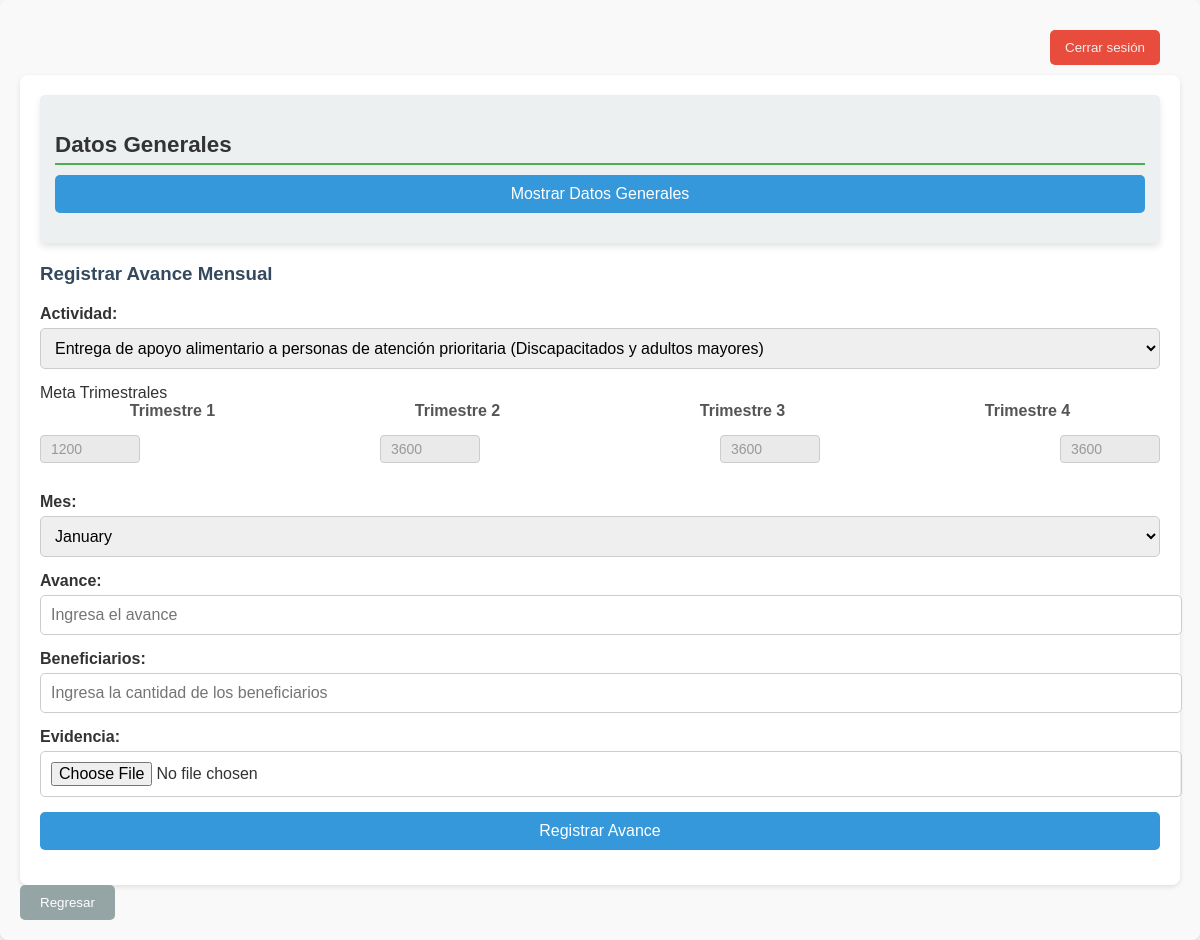
The page /formularios/programa_presupuestario/registrarInfo.php?claveProgramaP=S001&clave_area=DIF (signed in) on the database its author committed.
### tables this page shows
CREATE TABLE `listaactividades` (
  `nombre_area` varchar(255) NOT NULL,
  `claveProgramaP` varchar(255) NOT NULL,
  `nombreProgramaP` varchar(255) NOT NULL,
  `nombreActividad` varchar(255) NOT NULL,
  `id_actividades` int(11) NOT NULL,
  `EjePMD` varchar(255) DEFAULT NULL,
  `ObjetivoPMD` varchar(255) DEFAULT NULL,
  `Indicador` varchar(255) DEFAULT NULL,
  `frecuenciaMedición` varchar(255) DEFAULT NULL,
  `unidadMedida` varchar(255) DEFAULT NULL,
  `metaAnual` int(255) DEFAULT NULL,
  `metaTrim1` int(255) DEFAULT NULL,
  `metaTrim2` int(255) DEFAULT NULL,
  `metaTrim3` int(255) DEFAULT NULL,
  `metaTrim4` int(255) DEFAULT NULL,
  `MediosVerifi` varchar(255) DEFAULT NULL
);

### formularios/programa_presupuestario/registrarInfo.php (the view, shortened to what this page needs)
<?php
include '../../database/conexion.php';
$queryUsuario = "SELECT clave_area FROM usuarios WHERE usr = ?";
$stmtUsuario = $conn->prepare($queryUsuario);
$stmtUsuario->bind_param("s", $_SESSION['usuario']);
$stmtUsuario->execute();
$stmtUsuario->bind_result($clave_area);
$claveProgramaP = isset($_GET['claveProgramaP']) ? $_GET['claveProgramaP'] : null;
$clave_area = isset($_GET['clave_area']) ? $_GET['clave_area'] : $clave_area;
$mesActual = date('n');
$queryActividades = "SELECT id_actividades, nombreActividad FROM listaactividades WHERE claveProgramaP = ? AND nombre_area = ?";
$stmtActividades = $conn->prepare($queryActividades);
$stmtActividades->bind_param("ss", $claveProgramaP, $clave_area);
$stmtActividades->execute();
$resultActividades = $stmtActividades->get_result();
    $queryDatosGenerales = "SELECT nombreActividad, EjePMD, ObjetivoPMD, Indicador, frecuenciaMedición, unidadMedida,  metaAnual, metaTrim1, metaTrim2, metaTrim3, metaTrim4, MediosVerifi FROM listaactividades WHERE claveProgramaP = ? AND nombre_area = ? LIMIT 1";
$stmtDatosGenerales = $conn->prepare($queryDatosGenerales);
$stmtDatosGenerales->bind_param("ss", $claveProgramaP, $clave_area);
$stmtDatosGenerales->execute();
$resultDatosGenerales = $stmtDatosGenerales->get_result();
$datosGenerales = $resultDatosGenerales->fetch_assoc();
?>
<!DOCTYPE html>
<html lang="es">
<head>
    <link rel="stylesheet" href="../../css/registrarInfo.css">
</head>
<body>
    <div class="content">
        <header>
            <button type="button" class="btn-salir" onclick="location.href='../../sesiones_conexiones/destruir_sesion.php';">Cerrar sesión</button>
        </header>
        <main>
            <form method="POST" enctype="multipart/form-data" action="" class="form-avance">
                <div class="container">
    <h3>Datos Generales</h3>
    <button id="toggleBtn" type="button">Mostrar Datos Generales</button>
</div>
                <h3>Registrar Avance Mensual</h3>
                <label for="actividad">Actividad:</label>
                <select name="id_actividades" id="actividad" required>
                    <?php
                    if ($resultActividades->num_rows > 0) {
                        foreach ($resultActividades as $actividad) {
                            echo "<option value='" . htmlspecialchars($actividad['id_actividades']) . "'>" . htmlspecialchars($actividad['nombreActividad']) . "</option>";
                        }
                    } else {
                        echo "<option value='' disabled>No se encontraron actividades.</option>";
                    }
                    ?>
                </select>
                <div class="row-group2">
                <div class="meta-container">Meta Trimestrales</div>
                <div class="row-group">
                    <div class="label">Trimestre 1</div>
                    <div class="label">Trimestre 2</div>
                    <div class="label">Trimestre 3</div>
                    <div class="label">Trimestre 4</div>
                </div>
                <div class="row-group">
                    <input type="text" id="trim1" disabled value="<?php echo htmlspecialchars($datosGenerales['metaTrim1']); ?>">
                    <input type="text" id="trim2" disabled value="<?php echo htmlspecialchars($datosGenerales['metaTrim2']); ?>">
                    <input type="text" id="trim3" disabled value="<?php echo htmlspecialchars($datosGenerales['metaTrim3']); ?>">
                    <input type="text" id="trim4" disabled value="<?php echo htmlspecialchars($datosGenerales['metaTrim4']); ?>">
                </div>
                <label for="mes">Mes:</label>
                <select name="mes" id="mes" required>
                    <?php
                    for ($mes = 1; $mes <= 12; $mes++) {
                        $nombreMes = strftime('%B', mktime(0, 0, 0, $mes, 10));
                        $selected = ($mes == $mesActual) ? 'selected' : '';
                        $disabled = ($mes !== $mesActual) ? 'disabled' : '';
                        echo "<option value='$mes' $selected $disabled>$nombreMes</option>";
                    }
                    ?>
                </select>
                <label for="avance">Avance:</label>
                <input type="number" name="avance" id="avance" min="1" placeholder="Ingresa el avance">
                <label for="beneficiarios">Beneficiarios:</label>
                <input type="number" name="beneficiarios" id="beneficiarios" min="1" required placeholder="Ingresa la cantidad de los beneficiarios">
                <label for="evidencia">Evidencia:</label>
                <input type="file" name="evidencia" id="evidencia" required accept="application/pdf">
                <button type="submit" class="btn-submit">Registrar Avance</button>
            </form>
        </main>
        <button type="button" class="btn-regresar" onclick="location.href='../../formularios/pre_a.php';">Regresar</button>
    </div>
</body>
</html>

### css/registrarInfo.css (style rules this page uses)
body { font-family: Arial, Arial; margin: 0; padding: 0; background-color: #f4f4f9; color: #333; }
.content { padding: 20px; background-color: #f9f9f9; border-radius: 8px; box-shadow: 0 4px 6px rgba(0, 0, 0, 0.1); font-family: Arial, sans-serif; }
.row-group { display: flex; justify-content: flex-start; align-items: center; gap: 20px; margin-bottom: 10px; }
.row-group .label { font-weight: bold; color: #555; width: 100px; text-align: center; }
.row-group input[type="text"] { padding: 5px 10px; border: 1px solid #ccc; border-radius: 4px; background-color: #f5f5f5; color: #555; font-size: 14px; width: 100px; box-sizing: border-box; }
.row-group input[disabled] { background-color: #eaeaea; color: #999; cursor: not-allowed; }
header { display: flex; justify-content: flex-end; align-items: center; padding: 10px 20px; }
header .btn-salir { background-color: #e74c3c; color: #ecf0f1; border: none; padding: 10px 15px; cursor: pointer; border-radius: 5px; }
.form-avance { background: #ffffff; padding: 20px; border-radius: 8px; box-shadow: 0 2px 5px rgba(0, 0, 0, 0.1); }
.form-avance h3 { margin-bottom: 20px; color: #34495e; }
.form-avance label { display: block; margin-bottom: 5px; font-weight: bold; }
.form-avance input, .form-avance select, .form-avance button, .form-avance textarea { width: 100%; padding: 10px; margin-bottom: 15px; border: 1px solid #ccc; border-radius: 5px; font-size: 16px; }
.form-avance button { background-color: #3498db; color: #fff; cursor: pointer; border: none; }
.form-avance .container { margin-bottom: 20px; background-color: #ecf0f1; padding: 15px; border-radius: 5px; }
.btn-regresar { display: inline-block; background-color: #95a5a6; color: #fff; padding: 10px 20px; border: none; border-radius: 5px; text-decoration: none; cursor: pointer; }
.container { background: #ffffff; padding: 20px; border-radius: 8px; box-shadow: 0px 4px 6px rgba(0, 0, 0, 0.1); margin-bottom: 20px; }
.container h3 { font-size: 1.4em; font-weight: bold; color: #333; margin-bottom: 10px; border-bottom: 2px solid #4CAF50; padding-bottom: 5px; }
.label { flex: 1 0 30%; font-weight: bold; color: #555; align-self: center; }
.row-group { display: flex; flex-wrap: nowrap; justify-content: space-between; margin-bottom: 15px; }
.row-group .label { flex: 1 0 20%; }

### rows shown on the page
listaactividades: metaTrim1 "1200", metaTrim2 "3600", metaTrim3 "3600", metaTrim4 "3600"

### other values the page prints
form field id_actividades "Entrega de apoyo alimentario a personas de atención prioritaria (Discapacitados y adultos mayores)"
form field mes "January"
